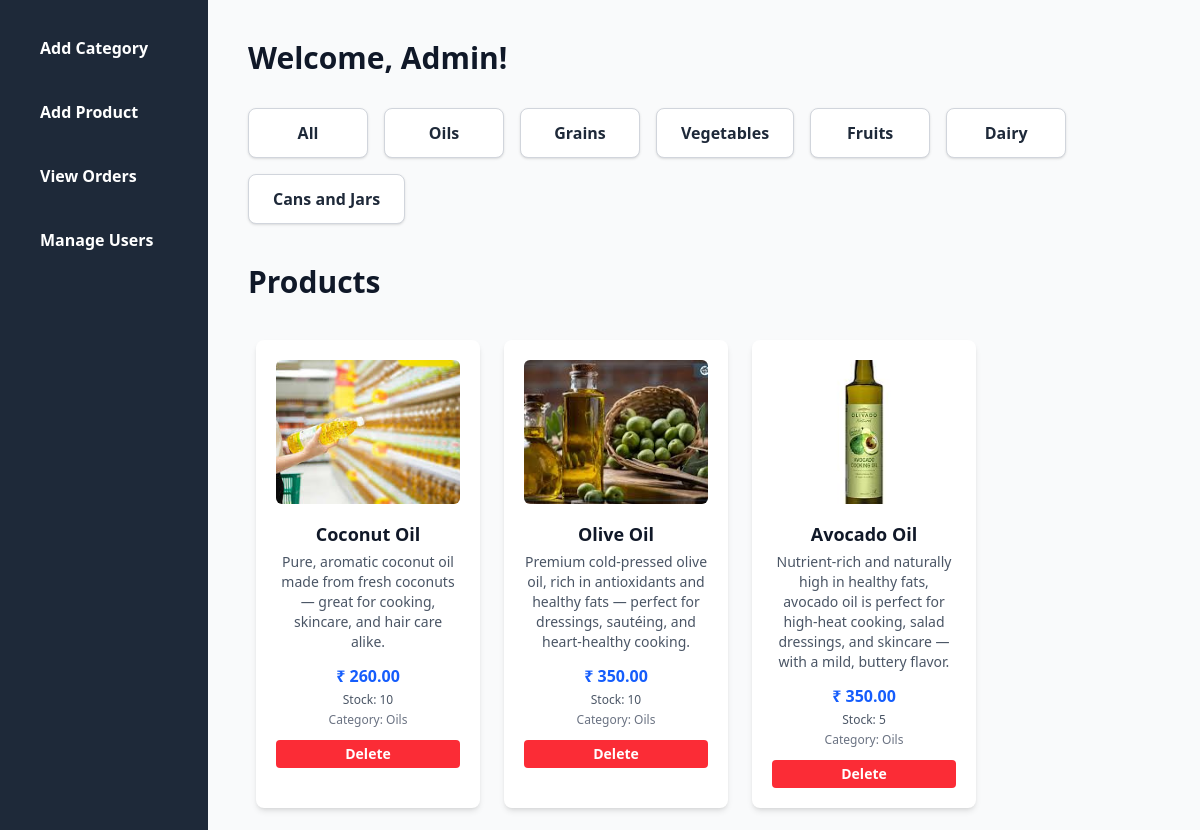
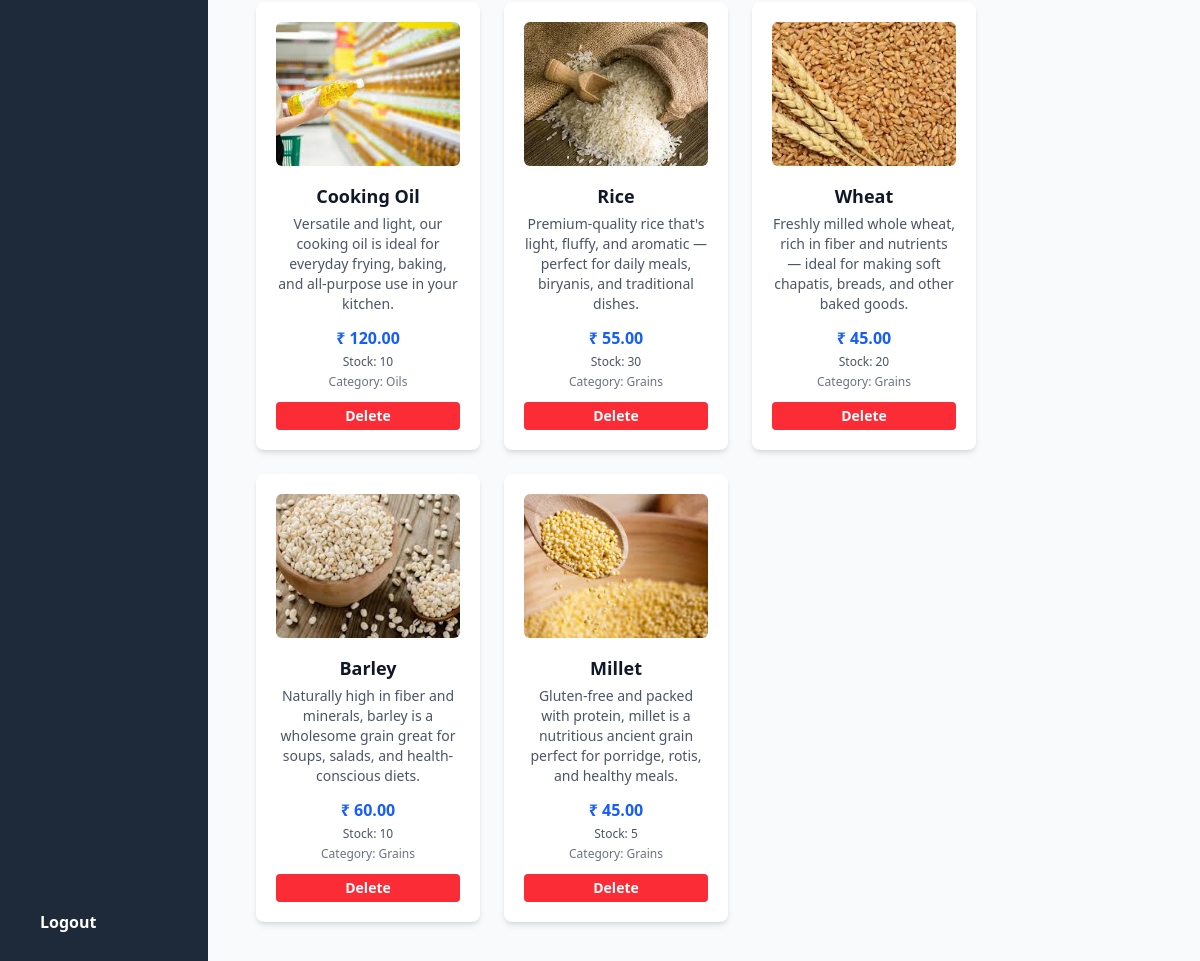
The app's page /adminn/dashboard (signed in) with its own data (2 pictures, top to bottom).
### app/models.py (models this page shows, shortened)
class Category(models.Model):
    c_name=models.CharField(max_length=255,unique=True)
    def __str__(self):
        return self.c_name

class Product(models.Model):
    p_name = models.CharField(max_length=200)
    p_description = models.TextField()
    category = models.ForeignKey(Category, on_delete=models.CASCADE)  # Better to rename this to 'category'
    p_price = models.DecimalField(max_digits=10, decimal_places=2)  # Recommended field for price
    p_stock = models.PositiveIntegerField(default=0)  # Optional: stock quantity
    p_image = models.ImageField(upload_to='products/', blank=True, null=True)

### app/views.py (the view)
# urls.py: path('adminn/dashboard', views.admin_dashboard, name='admin_dashboard'),
@login_required(login_url='admin_login')
def admin_dashboard(request):
    if not request.user.is_staff:
        return HttpResponse("Unauthorized", status=401)
    category_id = request.GET.get('category')
    if category_id:
        products = Product.objects.filter(category_id=category_id)
    else:
        products = Product.objects.all()
    categories=Category.objects.all()
    return render(request, 'admin/dashboard.html',{'categories':categories,'products':products})

### templates/admin/dashboard.html (shortened to what this page needs)
{% load static %}
<!DOCTYPE html>
<html lang="en">
<head>
    <link rel="stylesheet" href="{% static 'css/style.css' %}">
    <script src="https://cdn.jsdelivr.net/npm/@tailwindcss/browser@4"></script>
</head>
<body class="bg-gray-100 font-sans">
    <div class="flex max-h-screen">
        <div class="w-52 bg-gray-800 p-6 flex flex-col space-y-4">
            <a href="{% url 'add_category' %}" class="text-white font-bold py-3 px-4 rounded hover:bg-gray-700 transition">Add Category</a>
            <a href="{% url 'add_product' %}" class="text-white font-bold py-3 px-4 rounded hover:bg-gray-700 transition">Add Product</a>
            <a href="#" class="text-white font-bold py-3 px-4 rounded hover:bg-gray-700 transition">View Orders</a>
            <a href="#" class="text-white font-bold py-3 px-4 rounded hover:bg-gray-700 transition">Manage Users</a>
            <a href="{% url 'admin_logout' %}" class="text-white font-bold py-3 px-4 rounded hover:bg-gray-700 transition mt-auto">Logout</a>
        </div>
        <div class="flex-1 p-10 bg-gray-50 overflow-auto">
            <h1 class="text-3xl font-bold mb-8 text-gray-900">Welcome, Admin!</h1>
            <div class="flex flex-wrap gap-4 mb-10">
                <a href="{% url 'admin_dashboard' %}"
                    class="bg-white border border-gray-300 rounded-lg px-6 py-3 shadow-sm text-gray-800 font-semibold min-w-[120px] text-center hover:shadow-md hover:-translate-y-1 transition-transform duration-200 inline-block">
                    All
                </a>
                {% for category in categories %}
                    <a href="{% url 'admin_dashboard' %}?category={{ category.id }}"
                    class="bg-white border border-gray-300 rounded-lg px-6 py-3 shadow-sm text-gray-800 font-semibold min-w-[120px] text-center hover:shadow-md hover:-translate-y-1 transition-transform duration-200 inline-block">
                    {{ category }}
                    </a>
                {% endfor %}
            </div>
            <h2 class="text-3xl font-bold mb-8 text-gray-900">Products</h2>
            <div class="flex p-2 overflow-y-scroll flex-wrap gap-6 products">
                {% for product in products %}
                    <div class="bg-white rounded-lg shadow-md p-5 w-56 flex flex-col items-center text-center transition-transform hover:shadow-lg hover:-translate-y-1 duration-200">
                        {% if product.p_image %}
                            <img src="{{ product.p_image.url }}" alt="{{ product.p_name }}" class="w-full h-36 object-cover rounded-md mb-4" />
                        {% else %}
                            <div class="w-full h-36 bg-gray-300 rounded-md flex items-center justify-center text-gray-600 italic mb-4">
                                No Image
                            </div>
                        {% endif %}
                        <h3 class="text-lg font-bold text-gray-900 mb-1">{{ product.p_name }}</h3>
                        <p class="text-gray-600 text-sm mb-3  ">{{ product.p_description }}</p>
                        <p class="text-blue-600 font-semibold mb-1">₹ {{ product.p_price }}</p>
                        <p class="text-gray-600 text-xs mb-1">Stock: {{ product.p_stock }}</p>
                        <p class="text-gray-500 text-xs">Category: {{ product.category.c_name }}</p>
                        <form method="POST" action="{% url 'delete_product' product.id %}" class="mt-3 w-full">
                            <button type="submit"
                                    class="bg-red-500 hover:bg-red-600 text-white text-sm font-semibold py-1 px-3 rounded w-full transition">
                                Delete
                            </button>
                        </form>
                    </div>
                {% empty %}
                    <p class="text-gray-600">No products available.</p>
                {% endfor %}
            </div>
        </div>
    </div>
</body>
</html>

### static/css/style.css (style rules this page uses)
.products { scrollbar-width: none; }

### records on screen
Category: c_name "Oils"
Category: c_name "Grains"
Category: c_name "Vegetables"
Category: c_name "Fruits"
Category: c_name "Dairy"
Category: c_name "Cans and Jars"
Product: p_image (picture), p_name "Coconut Oil", p_description "Pure, aromatic coconut oil made from fresh coconuts — great for cooking, skincare, and hair care alike.", p_price "260.00", p_stock "10", category.c_name "Oils"
Product: p_image (picture), p_name "Olive Oil", p_description "Premium cold-pressed olive oil, rich in antioxidants and healthy fats — perfect for dressings, sautéing, and heart-healthy cooking.", p_price "350.00", p_stock "10", category.c_name "Oils"
Product: p_image (picture), p_name "Avocado Oil", p_description "Nutrient-rich and naturally high in healthy fats, avocado oil is perfect for high-heat cooking, salad dressings, and skincare — with a mild, buttery flavor.", p_price "350.00", p_stock "5", category.c_name "Oils"
Product: p_image (picture), p_name "Cooking Oil", p_description "Versatile and light, our cooking oil is ideal for everyday frying, baking, and all-purpose use in your kitchen.", p_price "120.00", p_stock "10", category.c_name "Oils"
Product: p_image (picture), p_name "Rice", p_description "Premium-quality rice that's light, fluffy, and aromatic — perfect for daily meals, biryanis, and traditional dishes.", p_price "55.00", p_stock "30", category.c_name "Grains"
Product: p_image (picture), p_name "Wheat", p_description "Freshly milled whole wheat, rich in fiber and nutrients — ideal for making soft chapatis, breads, and other baked goods.", p_price "45.00", p_stock "20", category.c_name "Grains"
Product: p_image (picture), p_name "Barley", p_description "Naturally high in fiber and minerals, barley is a wholesome grain great for soups, salads, and health-conscious diets.", p_price "60.00", p_stock "10", category.c_name "Grains"
Product: p_image (picture), p_name "Millet", p_description "Gluten-free and packed with protein, millet is a nutritious ancient grain perfect for porridge, rotis, and healthy meals.", p_price "45.00", p_stock "5", category.c_name "Grains"
